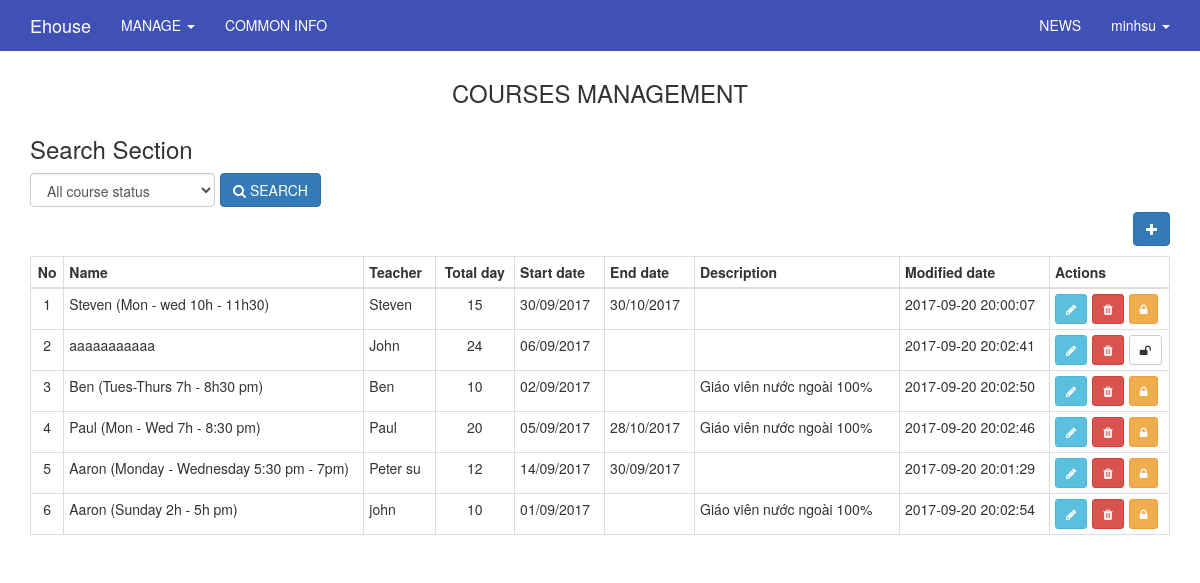
Page /index.php/admin/course (signed in) on the committed database.
### tables this page shows
CREATE TABLE `users` (
  `id` int(11) UNSIGNED NOT NULL,
  `ip_address` varchar(15) NOT NULL,
  `username` varchar(100) NOT NULL,
  `password` varchar(255) NOT NULL,
  `salt` varchar(255) DEFAULT NULL,
  `email` varchar(100) NOT NULL,
  `activation_code` varchar(40) DEFAULT NULL,
  `forgotten_password_code` varchar(40) DEFAULT NULL,
  `forgotten_password_time` int(11) UNSIGNED DEFAULT NULL,
  `remember_code` varchar(40) DEFAULT NULL,
  `created_on` int(11) UNSIGNED NOT NULL,
  `last_login` int(11) UNSIGNED DEFAULT NULL,
  `active` tinyint(1) UNSIGNED DEFAULT NULL,
  `first_name` varchar(50) DEFAULT NULL,
  `last_name` varchar(50) DEFAULT NULL,
  `company` varchar(100) DEFAULT NULL,
  `birth_day` varchar(50) NOT NULL,
  `phone` varchar(20) DEFAULT NULL,
  `address` varchar(255) DEFAULT NULL,
  `profile` text,
  `modified_date` datetime DEFAULT NULL
);

CREATE TABLE `course` (
  `id` int(11) NOT NULL,
  `name` varchar(255) NOT NULL,
  `teacher` varchar(255) NOT NULL,
  `total_day` int(11) NOT NULL,
  `start_date` varchar(50) NOT NULL,
  `end_date` varchar(50) DEFAULT NULL,
  `description` text,
  `active` tinyint(1) NOT NULL DEFAULT '1',
  `modified_date` datetime DEFAULT NULL
);

### application/core/MY_Controller.php (called while the page is built, shortened)
<?php
class MY_Controller extends CI_Controller {
	protected function render($the_view = NULL, $template = 'master')
	{
		if($template == 'json' || $this->input->is_ajax_request())
		{
			header('Content-Type: application/json');
			echo json_encode($this->data);
		}
		else if(is_null($template))
		{
			$this->load->view($the_view, $this->data);
		}else
		{
			$this->data['the_view_content'] = (is_null($the_view)) ? '' : $this->load->view($the_view, $this->data, TRUE);
			$this->load->view('templates/' . $template . '_view', $this->data);
		}
	}
}
class Admin_Controller extends MY_Controller
{
	function __construct()
	{
		$current_user = $this->ion_auth->user()->row();
	}
	protected function render($the_view = NULL, $template = 'admin_master')
	{
		parent::render($the_view, $template);
	}
}

### application/controllers/admin/Course.php (called while the page is built, shortened)
<?php
class Course extends Admin_Controller
{
    function __construct()
    {
        parent::__construct();
    }
    public function index()
    {
        $active = $this->input->get('active');
        $config["per_page"] = 15;
        $page = ($this->input->get('page')) ? $this->input->get('page') : 1;
        $offset = ($page  == 1) ? 0 : ($page * $config['per_page']) - $config['per_page'];
        $input_course['limit']  = array($config["per_page"], $offset);
        $input_course['like']   = array('active', $active);
        $this->data['items'] = $this->course_model->get_list($input_course);
        $this->render('admin/course/index_view');
    }
}

### index.php (called while the page is built, shortened)
<?php
require_once BASEPATH.'core/CodeIgniter.php';

### application/models/Course_model.php (called while the page is built, shortened)
<?php
class Course_model extends MY_Model
{
    function __construct()
    {
        $this->table = 'course';
    }
}

### application/core/MY_Model.php (called while the page is built, shortened)
<?php if ( ! defined('BASEPATH')) exit('No direct script access allowed');
class MY_Model extends CI_Model {
    var $table = '';
    var $key = 'id';
    var $order = '';
    function get_list($input = array())
    {
        $query = $this->db->get($this->table);
        return $query->result();
    }
    protected function get_list_set_input($input = array())
    {
        if ((isset($input['like'])) && $input['like'])
        {
            $this->db->like($input['like'][0], $input['like'][1]);
        }
        if (isset($input['order'][0]) && isset($input['order'][1]))
        {
            $this->db->order_by($input['order'][0], $input['order'][1]);
        }
        else
        {
            $order = ($this->order == '') ? array($this->table.'.'.$this->key, 'desc') : $this->order;
            $this->db->order_by($order[0], $order[1]);
        }
        if (isset($input['limit'][0]) && isset($input['limit'][1]))
        {
            $this->db->limit($input['limit'][0], $input['limit'][1]);
        }
    }
}
?>

### application/libraries/Ion_auth.php (called while the page is built, shortened)
<?php  if ( ! defined('BASEPATH')) exit('No direct script access allowed');
class Ion_auth
{
    public $_cache_user_in_group;
    public function __construct()
    {
        $this->_cache_user_in_group =& $this->ion_auth_model->_cache_user_in_group;
        $this->ion_auth_model->trigger_events('library_constructor');
    }
    public function __call($method, $arguments)
    {
        return call_user_func_array( array($this->ion_auth_model, $method), $arguments);
    }
    public function __get($var)
    {
        return get_instance()->$var;
    }
    public function logged_in()
    {
        $this->ion_auth_model->trigger_events('logged_in');
        return (bool) $this->session->userdata('identity');
    }
    public function in_group($check_group, $id=false, $check_all = false)
    {
        $this->ion_auth_model->trigger_events('in_group');
        $id || $id = $this->session->userdata('user_id');
        if (!is_array($check_group))
        {
            $check_group = array($check_group);
        }
        if (isset($this->_cache_user_in_group[$id]))
        {
            $groups_array = $this->_cache_user_in_group[$id];
        }
        else
        {
            $users_groups = $this->ion_auth_model->get_users_groups($id)->result();
            $groups_array = array();
            foreach ($users_groups as $group)
            {
                $groups_array[$group->id] = $group->name;
            }
            $this->_cache_user_in_group[$id] = $groups_array;
        }
        foreach ($check_group as $key => $value)
        {
            $groups = (is_string($value)) ? $groups_array : array_keys($groups_array);
            if (in_array($value, $groups) xor $check_all)
            {
                return !$check_all;
            }
        }
        return $check_all;
    }
}

### application/libraries/Session.php (called while the page is built, shortened)
<?php if ( ! defined('BASEPATH')) exit('No direct script access allowed');
class Session
{
    protected $sess_namespace = '';
    protected $store = array();
     private function initialize()
     {
        if (isset($_SESSION[$this->sess_namespace]) ) {
            $this->store = $_SESSION[$this->sess_namespace];
        }
        $destroy = false;
        if (!$destroy) {
            return;
        }
    }
    public function userdata($value)
    {
        if (isset($this->store[$value])) {
            return $this->store[$value];
        } else {
            return false;
        }
    }
    public function set_userdata($data = array(), $value = '')
    {
        if (is_string($data)) {
            $data = array($data => $value);
        }
        foreach ($data as $key => $val) {
            $this->store[$key] = $val;
        }
    }
}

### application/models/Ion_auth_model.php (called while the page is built, shortened)
<?php  if ( ! defined('BASEPATH')) exit('No direct script access allowed');
class Ion_auth_model extends CI_Model
{
    public $tables = array();
    public $_ion_where = array();
    public $_ion_select = array();
    public $_ion_limit = NULL;
    public $_ion_offset = NULL;
    public $_ion_order_by = NULL;
    public $_ion_order = NULL;
    protected $response = NULL;
    public function __construct()
    {
        $this->config->load('ion_auth', TRUE);
        $this->tables  = $this->config->item('tables', 'ion_auth');
    }
    public function limit($limit)
    {
        $this->_ion_limit = $limit;
        return $this;
    }
    public function where($where, $value = NULL)
    {
        if (!is_array($where))
        {
            $where = array($where => $value);
        }
        array_push($this->_ion_where, $where);
        return $this;
    }
    public function order_by($by, $order='desc')
    {
        $this->_ion_order_by = $by;
        $this->_ion_order    = $order;
        return $this;
    }
    public function row()
    {
        $row = $this->response->row();
        return $row;
    }
    public function users($groups = NULL)
    {
        if (isset($this->_ion_select) && !empty($this->_ion_select))
        {
            foreach ($this->_ion_select as $select)
            {
                $this->db->select($select);
            }
            $this->_ion_select = array();
        }
        else
        {
            $this->db->select(array(
                $this->tables['users'].'.*',
                $this->tables['users'].'.id as id',
                $this->tables['users'].'.id as user_id'
            ));
        }
        if (isset($this->_ion_where) && !empty($this->_ion_where))
        {
            foreach ($this->_ion_where as $where)
            {
                $this->db->where($where);
            }
            $this->_ion_where = array();
        }
        if (isset($this->_ion_limit) && isset($this->_ion_offset))
        {
            $this->db->limit($this->_ion_limit, $this->_ion_offset);
            $this->_ion_limit  = NULL;
            $this->_ion_offset = NULL;
        }
        else if (isset($this->_ion_limit))
        {
            $this->db->limit($this->_ion_limit);
            $this->_ion_limit  = NULL;
        }
        if (isset($this->_ion_order_by) && isset($this->_ion_order))
        {
            $this->db->order_by($this->_ion_order_by, $this->_ion_order);
            $this->_ion_order    = NULL;
            $this->_ion_order_by = NULL;
        }
        $this->response = $this->db->get($this->tables['users']);
        return $this;
    }
    public function user($id = NULL)
    {
        $id = isset($id) ? $id : $this->session->userdata('user_id');
        $this->users();
        return $this;
    }
}

### application/views/admin/course/index_view.php (the view, shortened to what this page needs)
<div class="container">
    <div class="row">
        <div class="col-lg-12">
            <h3 class="text-center">COURSES MANAGEMENT</h3>
        </div>
    </div>
    <div class="row">
        <div class="col-lg-12">
            <h3 class="">Search Section</h3>
        </div>
    </div>
    <div class="row">
        <div class="col-xs-12">
            <form method="GET" action="<?php echo base_url('admin/course'); ?>">
                <div class="col-lg-2 pd-l-0">
                    <select name="active" class="form-control" title="Course status">
                        <option value="" <?php if($this->input->get('active')=="") echo 'selected'; ?> >All course status</option>
                    </select>
                </div>
                <button class="btn btn-primary btn-md"  type="submit"><li class="fa fa-search"></li> SEARCH</button>
            </form>
        </div>
    </div>
    <div class="row">
        <div class="col-lg-12">
            <a href="<?php echo base_url('admin/course/create'); ?>"><button title="Click to create new" class="pull-right btn btn-primary"><li class="fa fa-plus"></li></button></a>
        </div>
    </div>
    <div class="row">
        <div class="col-lg-12" style="margin-top: 10px;">
            <?php
            echo '<table class="table table-hover table-bordered table-condensed">';
            echo '<thead>';
            echo '<tr>';
            echo '<th><div class="text-center">No</div></th>';
            echo '<th style="width: 300px !important">Name</th>';
            echo '<th>Teacher</th>';
            echo '<th><div class="text-center">Total day</div></th>';
            echo '<th style="width: 90px !important">Start date</th>';
            echo '<th style="width: 90px !important">End date</th>';
            echo '<th>Description</th>';
            echo '<th style="width: 150px !important">Modified date</th>';
            echo '<th style="width: 120px !important">Actions</th>';
            echo '</tr>';
            echo '</thead>';
            echo '<tbody>';
            if(!empty($items))
            {
                foreach($items as $key => $item)
                {
                    echo '<tr>';
                    echo '<td><div class="text-center">'.$record_number.'</div></td>';
                    echo '<td><div style="max-width: 300px;">'.$item->name.'</div></td>';
                    echo '<td><div style="max-width: 300px;">'.$item->teacher.'</div></td>';
                    echo '<td><div class="text-center">'.$item->total_day.'</div></td>';
                    echo '<td>'.$item->start_date.'</td>';
                    echo '<td>'.$item->end_date.'</td>';
                    echo '<td>'.$item->description.'</td>';
                    echo '<td>'.$item->modified_date.'</td>';
                    echo '<td>';
                    echo '<a href="'.base_url('admin/course/edit/'.$item->id).'" style="color:#fff"><button title="Click to edit" class="btn btn-sm btn-info"><li class="fa fa-pencil"></li></button></a>';
                    echo '<a href="'.base_url('admin/course/delete/'.$item->id).'" style="color:#fff; margin-left:5px" onclick="return confirm(\'Are you sure want to delete ?\')"><button title="Click to delete" class="btn btn-sm btn-danger"><li class="fa fa-trash"></li></button></a>';
                    if($item->active == 1){
                        echo '<a href="'.base_url('admin/course/lock/'.$item->id.'/'.$item->active).'" style="color:#fff; margin-left:5px" onclick="return confirm(\'Are you sure want to lock it ?\')"><button title="Click to lock" class="btn btn-sm btn-warning"><li class="fa fa-lock"></li></button></a>';
                    }else{
                        echo '<a href="'.base_url('admin/course/lock/'.$item->id.'/'.$item->active).'" style="color:#fff; margin-left:5px" onclick="return confirm(\'Are you sure want to unlock it ?\')"><button title="Click to unlock" class="btn btn-sm btn-default"><li class="fa fa-unlock"></li></button></a>';
                    }
                    ?>
                    <?php
                    echo '</td>';
                    echo '</tr>';
                    $record_number++;
                }
            }
            echo '</tbody>';
            echo '</table>';
            ?>
        </div>
    </div>
    <div class="row">
        <div class="col-md-12 text-center">
        </div>
    </div>
</div>

### application/views/templates/_parts/admin_master_header_view.php (shortened to what this page needs)
    <!DOCTYPE html>
<html>
    <head>
    </head>
<body>
<?php
if($this->ion_auth->logged_in()) {
    ?>
    <nav class="navbar navbar-inverse navbar-fixed-top">
        <div class="container">
            <div class="navbar-header">
                <a class="navbar-brand"
                   href="<?php echo base_url(); ?>" target="_new"><?php echo 'Ehouse'?></a>
            </div>
            <div id="navbar" class="collapse navbar-collapse">
                <ul class="nav navbar-nav">
                    <li class="dropdown">
                        <a href="#" class="dropdown-toggle" data-toggle="dropdown" role="button" aria-expanded="false">MANAGE <span class="caret"></span></a>
                    </li>
                    <li><?php echo anchor('admin/website/index','COMMON INFO');?></li>
                </ul>
                <ul class="nav navbar-nav navbar-right">
                    <li><?php echo anchor('admin/news/index','NEWS');?></li>
                    <li class="dropdown">
                        <a href="#" class="dropdown-toggle" data-toggle="dropdown" role="button" aria-expanded="false"><?php echo $this->ion_auth->user()->row()->username;?> <span class="caret"></span></a>
                    </li>
                </ul>
            </div>
        </div>
    </nav>
<?php
}
?>

### public/css/admin.css (style rules this page uses)
.pd-l-0 { padding-left: 0; padding-right: 5px; padding-bottom: 5px; }
.navbar-inverse { background-color: #3F51B5; border-color: #3F51B5; border-radius: inherit; }
.navbar-inverse .navbar-nav>li>a { color: white; }
.navbar-inverse .navbar-brand { color: white; }

### rows in the picture
users: id+username "minhsu"
course: name "Steven (Mon - wed 10h - 11h30)", teacher "Steven", total_day "15", start_date "30/09/2017", end_date "30/10/2017", modified_date "2017-09-20 20:00:07"
course: name "aaaaaaaaaaa", teacher "John", total_day "24", start_date "06/09/2017", modified_date "2017-09-20 20:02:41"
course: name "Ben (Tues-Thurs 7h - 8h30 pm)", teacher "Ben", total_day "10", start_date "02/09/2017", description "Giáo viên nước ngoài 100%", modified_date "2017-09-20 20:02:50"
course: name "Paul (Mon - Wed 7h - 8:30 pm)", teacher "Paul", total_day "20", start_date "05/09/2017", end_date "28/10/2017", description "Giáo viên nước ngoài 100%", modified_date "2017-09-20 20:02:46"
course: name "Aaron (Monday - Wednesday 5:30 pm - 7pm)", teacher "Peter su", total_day "12", start_date "14/09/2017", end_date "30/09/2017", modified_date "2017-09-20 20:01:29"
course: name "Aaron (Sunday 2h - 5h pm)", teacher "john", total_day "10", start_date "01/09/2017", description "Giáo viên nước ngoài 100%", modified_date "2017-09-20 20:02:54"

### other values in the picture
anchor('admin/website/index','COMMON INFO') "COMMON INFO"
anchor('admin/news/index','NEWS') "NEWS"
